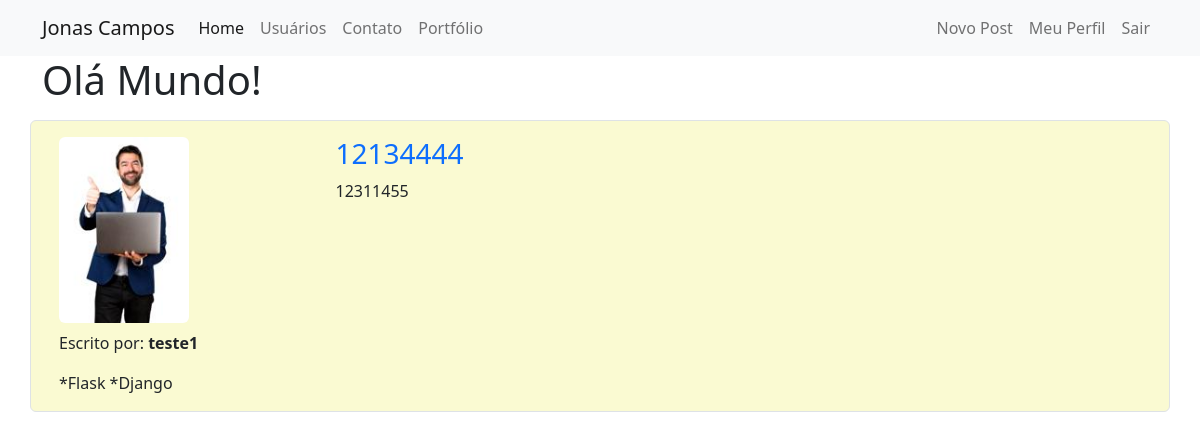
The page / (signed in) on the database as committed earlier.
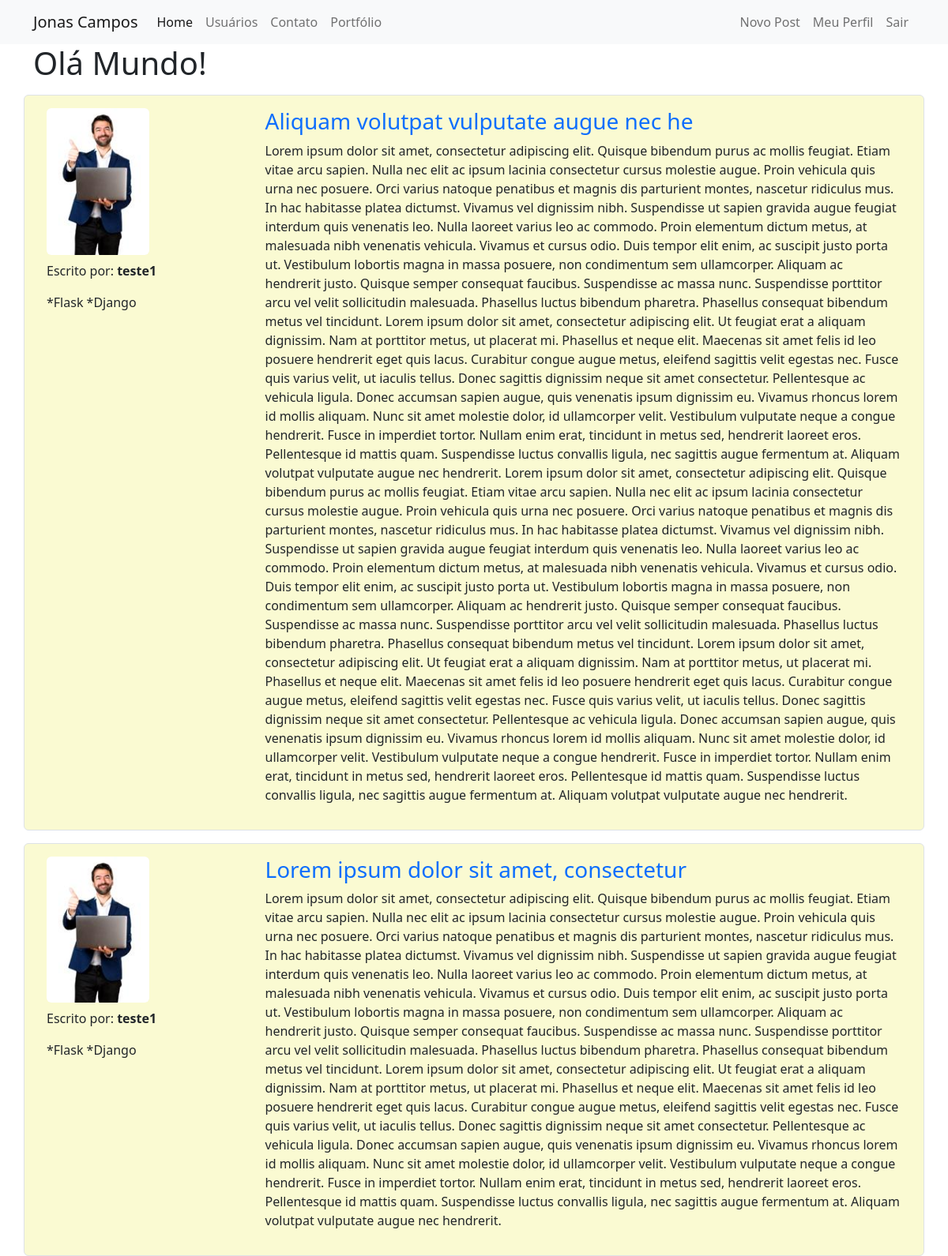
The same page on the database as committed later.
### models.py (models this page shows)
class Post(database.Model):
    id = database.Column(database.Integer, primary_key=True)
    post_title = database.Column(database.String, nullable=False)
    post_text = database.Column(database.Text, nullable=False)
    post_created_at = database.Column(database.DATETIME, nullable=False, default=datetime.utcnow)
    id_author = database.Column(database.Integer, database.ForeignKey('usuario.id'), nullable=False)

class Usuario(database.Model, UserMixin):
    id = database.Column(database.Integer, primary_key=True)
    username = database.Column(database.String, nullable=False)
    email = database.Column(database.String, nullable=False, unique=True)
    senha = database.Column(database.String, nullable=False)
    user_photo = database.Column(database.String, default='default_profile_img.png')
    posts = database.relationship('Post', backref='author', lazy=True)
    skills = database.Column(database.String, nullable=False, default=0)

### routes.py (the view)
@app.route('/')
def home():
    posts = Post.query.order_by(Post.id.desc())
    return render_template('home.html', posts=posts)

### models.py (called while the page is built)
@login_manager.user_loader
def load_user(id_user):
    return Usuario.query.get(int(id_user))

### templates/home.html
{% extends 'base.html' %}
{% block body %}
    <div class="container">
        <h1>Olá Mundo!</h1>
    </div>
    <div class="container">
        {% for post in posts %}
            <div class="row border rounded mt-3 p-3 my-post">
                <div class="column col-3">
                    <div class="image pb-2">
                        <img src='{{ url_for('static', filename='img_profiles/{}'.format(post.author.user_photo)) }}'
                             class="rounded" width="130">
                    </div>
                    <p>Escrito por: <strong>{{ post.author.username }}</strong></p>
                    {% if current_user.skills not in '0' %}
                        {% for skill in current_user.skills.split(';') %}
                            {% print('*' + skill) %}
                        {% endfor %}
                    {% endif %}
                </div>
                <div class="column col-9">
                    <a style="text-decoration: none" href="{{ url_for('post_show', post_id=post.id) }}">
                        <h3>{{ post.post_title }}</h3></a>
                    <p>{{ post.post_text }}</p>
                </div>
            </div>
        {% endfor %}
    </div>
{% endblock %}

### templates/base.html (shortened to what this page needs)
<!DOCTYPE html>
<html lang="pt-BR">
<head>
    <link href="https://cdn.jsdelivr.net/npm/bootstrap@5.2.0/dist/css/bootstrap.min.css" rel="stylesheet"
>
    <link rel="stylesheet" type="text/css" href="{{ url_for('static', filename='main.css') }}">
</head>
<body>
{% include 'navbar.html' %}
{% block body %}
{% endblock %}
</body>
</html>

### templates/navbar.html (shortened to what this page needs)
<nav class="navbar navbar-expand-lg bg-light">
    <div class="container-fluid, container">
        <a class="navbar-brand" href="{{ url_for('home') }}">Jonas Campos</a>
        <div class="collapse navbar-collapse" id="navbarSupportedContent">
            <ul class="navbar-nav me-auto mb-2 mb-lg-0">
                <li class="nav-item">
                    <a class="nav-link active" aria-current="page" href="{{ url_for('home') }}">Home</a>
                </li>
                <li class="nav-item">
                    <a class="nav-link" href="{{ url_for('usuarios') }}">Usuários</a>
                </li>
                <li class="nav-item">
                    <a class="nav-link" href="{{ url_for('contato') }}">Contato</a>
                </li>
                <li class="nav-item">
                    <a class="nav-link" href="https://jonasaacampos.github.io/projects/" target="_blank">Portfólio</a>
                </li>
            </ul>
            <ul class="id-flex navbar-nav">
                {% if current_user.is_authenticated %}
                    <li class="nav-item">
                        <a class="nav-link" href="{{ url_for('post_new') }}">Novo Post</a>
                    </li>
                      <li class="nav-item">
                        <a class="nav-link" href="{{ url_for('perfil') }}">Meu Perfil</a>
                    </li>
                    <li class="nav-item">
                        <a class="nav-link" href="{{ url_for('sair') }}">Sair</a>
                    </li>
                {% endif %}
            </ul>
        </div>
    </div>
</nav>

### static/main.css (style rules this page uses)
.my-post { background: lightgoldenrodyellow; }

Rows that differ between the two databases and show on the page:
added Post: user_photo (picture), author.username "teste1", print "*Flask" "*Django", post_title "Aliquam volutpat vulputate augue nec he", post_text "Lorem ipsum dolor sit amet, consectetur adipiscing elit. Quisque bibendum purus ac mollis feugiat. Etiam vitae arcu sapien. Nulla nec elit ac ipsum lacinia consectetur cursus molestie augue. Proin vehicula quis urna nec posuere. Orci varius natoque penatibus et magnis dis parturient montes, nascetur ridiculus mus. In hac habitasse platea dictumst. Vivamus vel dignissim nibh. Suspendisse ut sapien gravida augue feugiat interdum quis venenatis leo. Nulla laoreet varius leo ac commodo. Proin elementum dictum metus, at malesuada nibh venenatis vehicula. Vivamus et cursus odio. Duis tempor elit enim, ac suscipit justo porta ut. Vestibulum lobortis magna in massa posuere, non condimentum sem…"
changed Post: post_title "12134444" → "Lorem ipsum dolor sit amet, consectetur"; post_text "12311455" → "Lorem ipsum dolor sit amet, consectetur adipiscing elit. Quisque bibendum purus ac mollis feugiat. Etiam vitae arcu sapien. Nulla nec elit ac ipsum lacinia consectetur cursus molestie augue. Proin vehicula quis urna nec posuere. Orci varius natoque penatibus et magnis dis parturient montes, nascetur ridiculus mus. In hac habitasse platea dictumst. Vivamus vel dignissim nibh. Suspendisse ut sapien gravida augue feugiat interdum quis venenatis leo. Nulla laoreet varius leo ac commodo. Proin elementum dictum metus, at malesuada nibh venenatis vehicula. Vivamus et cursus odio. Duis tempor elit enim, ac suscipit justo porta ut. Vestibulum lobortis magna in massa posuere, non condimentum sem…"
